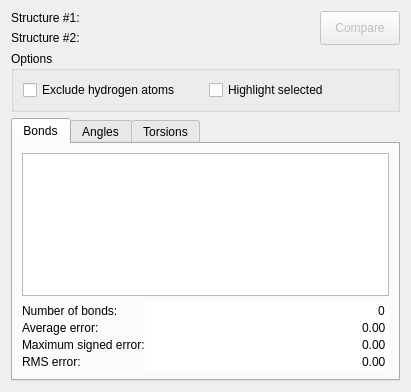
<?xml version="1.0" encoding="UTF-8"?>
<ui version="4.0">
 <class>CompareInternalGeometry</class>
 <widget class="QWidget" name="CompareInternalGeometry">
  <property name="geometry">
   <rect>
    <x>0</x>
    <y>0</y>
    <width>411</width>
    <height>392</height>
   </rect>
  </property>
  <property name="windowTitle">
   <string>Compare Internal Geometry</string>
  </property>
  <layout class="QVBoxLayout" name="verticalLayout_2">
   <item>
    <layout class="QGridLayout" name="gridLayout_2">
     <item row="0" column="0">
      <layout class="QHBoxLayout" name="horizontalLayout">
       <item>
        <widget class="QLabel" name="label">
         <property name="sizePolicy">
          <sizepolicy hsizetype="Maximum" vsizetype="Preferred">
           <horstretch>0</horstretch>
           <verstretch>0</verstretch>
          </sizepolicy>
         </property>
         <property name="text">
          <string>Structure #1:</string>
         </property>
        </widget>
       </item>
       <item>
        <widget class="QObjectLinkWidget" name="structureW1" native="true">
         <property name="sizePolicy">
          <sizepolicy hsizetype="Expanding" vsizetype="Preferred">
           <horstretch>0</horstretch>
           <verstretch>0</verstretch>
          </sizepolicy>
         </property>
        </widget>
       </item>
      </layout>
     </item>
     <item row="1" column="0">
      <layout class="QHBoxLayout" name="horizontalLayout_5">
       <item>
        <widget class="QLabel" name="label_5">
         <property name="sizePolicy">
          <sizepolicy hsizetype="Maximum" vsizetype="Preferred">
           <horstretch>0</horstretch>
           <verstretch>0</verstretch>
          </sizepolicy>
         </property>
         <property name="text">
          <string>Structure #2:</string>
         </property>
        </widget>
       </item>
       <item>
        <widget class="QObjectLinkWidget" name="structureW2" native="true"/>
       </item>
      </layout>
     </item>
     <item row="0" column="1" rowspan="2">
      <widget class="QPushButton" name="comparePB">
       <property name="enabled">
        <bool>false</bool>
       </property>
       <property name="sizePolicy">
        <sizepolicy hsizetype="Minimum" vsizetype="Preferred">
         <horstretch>0</horstretch>
         <verstretch>0</verstretch>
        </sizepolicy>
       </property>
       <property name="focusPolicy">
        <enum>Qt::TabFocus</enum>
       </property>
       <property name="text">
        <string>Compare</string>
       </property>
      </widget>
     </item>
    </layout>
   </item>
   <item>
    <widget class="QGroupBox" name="groupBox">
     <property name="title">
      <string>Options</string>
     </property>
     <layout class="QGridLayout" name="gridLayout">
      <item row="0" column="0">
       <widget class="QCheckBox" name="excludeHAtomsCB">
        <property name="text">
         <string>Exclude hydrogen atoms</string>
        </property>
       </widget>
      </item>
      <item row="0" column="1">
       <widget class="QCheckBox" name="highlightSelectedCB">
        <property name="text">
         <string>Highlight selected</string>
        </property>
       </widget>
      </item>
     </layout>
    </widget>
   </item>
   <item>
    <widget class="QTabWidget" name="tabWidget">
     <property name="currentIndex">
      <number>0</number>
     </property>
     <widget class="QWidget" name="tab">
      <attribute name="title">
       <string>Bonds</string>
      </attribute>
      <layout class="QVBoxLayout" name="verticalLayout">
       <item>
        <widget class="QTreeView" name="bondsTV">
         <property name="editTriggers">
          <set>QAbstractItemView::NoEditTriggers</set>
         </property>
         <property name="selectionMode">
          <enum>QAbstractItemView::ExtendedSelection</enum>
         </property>
         <property name="rootIsDecorated">
          <bool>false</bool>
         </property>
         <property name="sortingEnabled">
          <bool>true</bool>
         </property>
        </widget>
       </item>
       <item>
        <layout class="QGridLayout" name="gridLayout_3">
         <property name="spacing">
          <number>0</number>
         </property>
         <item row="0" column="0">
          <widget class="QLabel" name="label_2">
           <property name="text">
            <string>Number of bonds:</string>
           </property>
          </widget>
         </item>
         <item row="0" column="1">
          <widget class="QSpinBox" name="numOfBondsSB">
           <property name="sizePolicy">
            <sizepolicy hsizetype="Expanding" vsizetype="Fixed">
             <horstretch>0</horstretch>
             <verstretch>0</verstretch>
            </sizepolicy>
           </property>
           <property name="frame">
            <bool>false</bool>
           </property>
           <property name="alignment">
            <set>Qt::AlignRight|Qt::AlignTrailing|Qt::AlignVCenter</set>
           </property>
           <property name="readOnly">
            <bool>true</bool>
           </property>
           <property name="buttonSymbols">
            <enum>QAbstractSpinBox::NoButtons</enum>
           </property>
           <property name="maximum">
            <number>10000000</number>
           </property>
          </widget>
         </item>
         <item row="1" column="0">
          <widget class="QLabel" name="label_8">
           <property name="text">
            <string>Average error:</string>
           </property>
          </widget>
         </item>
         <item row="1" column="1">
          <widget class="QQuantitySpinBox" name="aveBondsSB">
           <property name="frame">
            <bool>false</bool>
           </property>
           <property name="alignment">
            <set>Qt::AlignRight|Qt::AlignTrailing|Qt::AlignVCenter</set>
           </property>
           <property name="readOnly">
            <bool>true</bool>
           </property>
           <property name="buttonSymbols">
            <enum>QAbstractSpinBox::NoButtons</enum>
           </property>
          </widget>
         </item>
         <item row="2" column="0">
          <widget class="QLabel" name="label_6">
           <property name="text">
            <string>Maximum signed error:</string>
           </property>
          </widget>
         </item>
         <item row="2" column="1">
          <widget class="QQuantitySpinBox" name="mseBondsSB">
           <property name="frame">
            <bool>false</bool>
           </property>
           <property name="alignment">
            <set>Qt::AlignRight|Qt::AlignTrailing|Qt::AlignVCenter</set>
           </property>
           <property name="readOnly">
            <bool>true</bool>
           </property>
           <property name="buttonSymbols">
            <enum>QAbstractSpinBox::NoButtons</enum>
           </property>
          </widget>
         </item>
         <item row="3" column="0">
          <widget class="QLabel" name="label_7">
           <property name="text">
            <string>RMS error:</string>
           </property>
          </widget>
         </item>
         <item row="3" column="1">
          <widget class="QQuantitySpinBox" name="rmseBondsSB">
           <property name="frame">
            <bool>false</bool>
           </property>
           <property name="alignment">
            <set>Qt::AlignRight|Qt::AlignTrailing|Qt::AlignVCenter</set>
           </property>
           <property name="readOnly">
            <bool>true</bool>
           </property>
           <property name="buttonSymbols">
            <enum>QAbstractSpinBox::NoButtons</enum>
           </property>
          </widget>
         </item>
        </layout>
       </item>
      </layout>
     </widget>
     <widget class="QWidget" name="tab_2">
      <attribute name="title">
       <string>Angles</string>
      </attribute>
      <layout class="QVBoxLayout" name="verticalLayout_3">
       <item>
        <widget class="QTreeView" name="anglesTV">
         <property name="editTriggers">
          <set>QAbstractItemView::NoEditTriggers</set>
         </property>
         <property name="selectionMode">
          <enum>QAbstractItemView::ExtendedSelection</enum>
         </property>
         <property name="rootIsDecorated">
          <bool>false</bool>
         </property>
         <property name="sortingEnabled">
          <bool>true</bool>
         </property>
        </widget>
       </item>
       <item>
        <layout class="QGridLayout" name="gridLayout_4">
         <property name="spacing">
          <number>0</number>
         </property>
         <item row="0" column="1">
          <widget class="QSpinBox" name="numOfAnglesSB">
           <property name="sizePolicy">
            <sizepolicy hsizetype="Expanding" vsizetype="Fixed">
             <horstretch>0</horstretch>
             <verstretch>0</verstretch>
            </sizepolicy>
           </property>
           <property name="frame">
            <bool>false</bool>
           </property>
           <property name="alignment">
            <set>Qt::AlignRight|Qt::AlignTrailing|Qt::AlignVCenter</set>
           </property>
           <property name="readOnly">
            <bool>true</bool>
           </property>
           <property name="buttonSymbols">
            <enum>QAbstractSpinBox::NoButtons</enum>
           </property>
           <property name="maximum">
            <number>10000000</number>
           </property>
          </widget>
         </item>
         <item row="0" column="0">
          <widget class="QLabel" name="label_3">
           <property name="text">
            <string>Number of angles:</string>
           </property>
          </widget>
         </item>
         <item row="1" column="0">
          <widget class="QLabel" name="label_9">
           <property name="text">
            <string>Average error:</string>
           </property>
          </widget>
         </item>
         <item row="2" column="0">
          <widget class="QLabel" name="label_10">
           <property name="text">
            <string>Maximum signed error:</string>
           </property>
          </widget>
         </item>
         <item row="3" column="0">
          <widget class="QLabel" name="label_11">
           <property name="text">
            <string>RMS error:</string>
           </property>
          </widget>
         </item>
         <item row="1" column="1">
          <widget class="QQuantitySpinBox" name="aveAnglesSB">
           <property name="frame">
            <bool>false</bool>
           </property>
           <property name="alignment">
            <set>Qt::AlignRight|Qt::AlignTrailing|Qt::AlignVCenter</set>
           </property>
           <property name="readOnly">
            <bool>true</bool>
           </property>
           <property name="buttonSymbols">
            <enum>QAbstractSpinBox::NoButtons</enum>
           </property>
          </widget>
         </item>
         <item row="2" column="1">
          <widget class="QQuantitySpinBox" name="mseAnglesSB">
           <property name="frame">
            <bool>false</bool>
           </property>
           <property name="alignment">
            <set>Qt::AlignRight|Qt::AlignTrailing|Qt::AlignVCenter</set>
           </property>
           <property name="readOnly">
            <bool>true</bool>
           </property>
           <property name="buttonSymbols">
            <enum>QAbstractSpinBox::NoButtons</enum>
           </property>
          </widget>
         </item>
         <item row="3" column="1">
          <widget class="QQuantitySpinBox" name="rmseAnglesSB">
           <property name="frame">
            <bool>false</bool>
           </property>
           <property name="alignment">
            <set>Qt::AlignRight|Qt::AlignTrailing|Qt::AlignVCenter</set>
           </property>
           <property name="readOnly">
            <bool>true</bool>
           </property>
           <property name="buttonSymbols">
            <enum>QAbstractSpinBox::NoButtons</enum>
           </property>
          </widget>
         </item>
        </layout>
       </item>
      </layout>
     </widget>
     <widget class="QWidget" name="tab_3">
      <attribute name="title">
       <string>Torsions</string>
      </attribute>
      <layout class="QVBoxLayout" name="verticalLayout_4">
       <item>
        <widget class="QTreeView" name="torsionsTV">
         <property name="editTriggers">
          <set>QAbstractItemView::NoEditTriggers</set>
         </property>
         <property name="selectionMode">
          <enum>QAbstractItemView::ExtendedSelection</enum>
         </property>
         <property name="rootIsDecorated">
          <bool>false</bool>
         </property>
         <property name="sortingEnabled">
          <bool>true</bool>
         </property>
        </widget>
       </item>
       <item>
        <layout class="QGridLayout" name="gridLayout_5">
         <property name="spacing">
          <number>0</number>
         </property>
         <item row="4" column="1">
          <widget class="QQuantitySpinBox" name="rmseTorsionsSB">
           <property name="frame">
            <bool>false</bool>
           </property>
           <property name="alignment">
            <set>Qt::AlignRight|Qt::AlignTrailing|Qt::AlignVCenter</set>
           </property>
           <property name="readOnly">
            <bool>true</bool>
           </property>
           <property name="buttonSymbols">
            <enum>QAbstractSpinBox::NoButtons</enum>
           </property>
          </widget>
         </item>
         <item row="0" column="0">
          <widget class="QLabel" name="label_4">
           <property name="text">
            <string>Number of torsions:</string>
           </property>
          </widget>
         </item>
         <item row="2" column="0">
          <widget class="QLabel" name="label_12">
           <property name="text">
            <string>Average error:</string>
           </property>
          </widget>
         </item>
         <item row="0" column="1">
          <widget class="QSpinBox" name="numOfTorsionsSB">
           <property name="sizePolicy">
            <sizepolicy hsizetype="Expanding" vsizetype="Fixed">
             <horstretch>0</horstretch>
             <verstretch>0</verstretch>
            </sizepolicy>
           </property>
           <property name="frame">
            <bool>false</bool>
           </property>
           <property name="alignment">
            <set>Qt::AlignRight|Qt::AlignTrailing|Qt::AlignVCenter</set>
           </property>
           <property name="readOnly">
            <bool>true</bool>
           </property>
           <property name="buttonSymbols">
            <enum>QAbstractSpinBox::NoButtons</enum>
           </property>
           <property name="maximum">
            <number>10000000</number>
           </property>
          </widget>
         </item>
         <item row="3" column="0">
          <widget class="QLabel" name="label_13">
           <property name="text">
            <string>Maximum signed error:</string>
           </property>
          </widget>
         </item>
         <item row="4" column="0">
          <widget class="QLabel" name="label_14">
           <property name="text">
            <string>RMS error:</string>
           </property>
          </widget>
         </item>
         <item row="2" column="1">
          <widget class="QQuantitySpinBox" name="aveTorsionsSB">
           <property name="frame">
            <bool>false</bool>
           </property>
           <property name="alignment">
            <set>Qt::AlignRight|Qt::AlignTrailing|Qt::AlignVCenter</set>
           </property>
           <property name="readOnly">
            <bool>true</bool>
           </property>
           <property name="buttonSymbols">
            <enum>QAbstractSpinBox::NoButtons</enum>
           </property>
          </widget>
         </item>
         <item row="3" column="1">
          <widget class="QQuantitySpinBox" name="mseTorsionsSB">
           <property name="frame">
            <bool>false</bool>
           </property>
           <property name="alignment">
            <set>Qt::AlignRight|Qt::AlignTrailing|Qt::AlignVCenter</set>
           </property>
           <property name="readOnly">
            <bool>true</bool>
           </property>
           <property name="buttonSymbols">
            <enum>QAbstractSpinBox::NoButtons</enum>
           </property>
          </widget>
         </item>
         <item row="1" column="0">
          <widget class="QLabel" name="label_15">
           <property name="text">
            <string>Linear dependencies:</string>
           </property>
          </widget>
         </item>
         <item row="1" column="1">
          <widget class="QSpinBox" name="linearDependenciesSB">
           <property name="frame">
            <bool>false</bool>
           </property>
           <property name="alignment">
            <set>Qt::AlignRight|Qt::AlignTrailing|Qt::AlignVCenter</set>
           </property>
           <property name="readOnly">
            <bool>true</bool>
           </property>
           <property name="buttonSymbols">
            <enum>QAbstractSpinBox::NoButtons</enum>
           </property>
           <property name="maximum">
            <number>10000000</number>
           </property>
          </widget>
         </item>
        </layout>
       </item>
      </layout>
     </widget>
    </widget>
   </item>
  </layout>
 </widget>
 <customwidgets>
  <customwidget>
   <class>QObjectLinkWidget</class>
   <extends>QWidget</extends>
   <header location="global">ObjectLinkWidget.hpp</header>
   <container>1</container>
  </customwidget>
  <customwidget>
   <class>QQuantitySpinBox</class>
   <extends>QDoubleSpinBox</extends>
   <header location="global">QuantitySpinBox.hpp</header>
  </customwidget>
 </customwidgets>
 <resources/>
 <connections/>
</ui>
